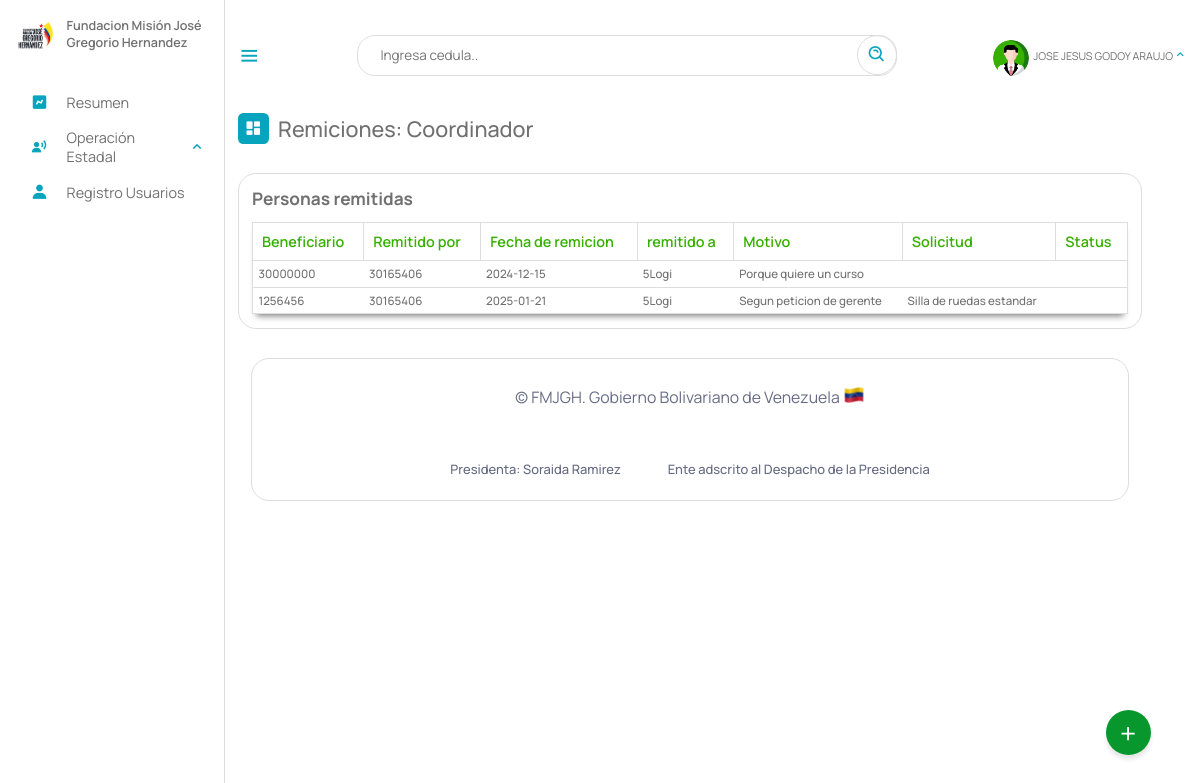
/Escritorio/01-remitidos_oac.php (signed in), run on an earlier commit of the app's database.
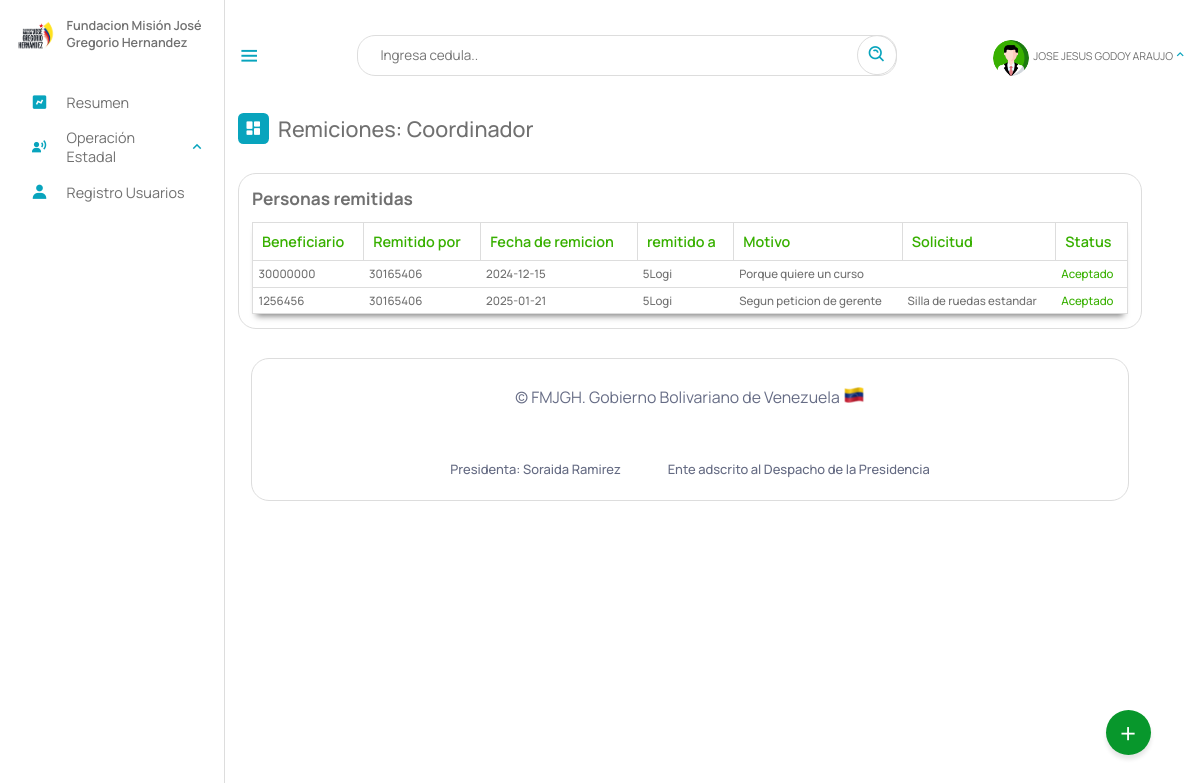
And on a later commit of the database.
### tables this page shows
CREATE TABLE `remitidos` (
  `id` int(11) NOT NULL AUTO_INCREMENT,
  `cedula` int(12) NOT NULL,
  `departamento` varchar(5) NOT NULL,
  `coordinacion` varchar(12) DEFAULT NULL,
  `por` text NOT NULL,
  `gerencia_remitente` varchar(5) NOT NULL,
  `fecha` date NOT NULL,
  `motivo` text NOT NULL,
  `statu` text DEFAULT NULL,
  `informe` varchar(2048) DEFAULT NULL,
  `solicitud` text DEFAULT NULL,
  PRIMARY KEY (`id`),
  KEY `cedula` (`cedula`),
  KEY `departamento` (`departamento`),
  KEY `gerencia_remitente` (`gerencia_remitente`),
  KEY `coordinacion` (`coordinacion`),
  CONSTRAINT `remitidos_ibfk_1` FOREIGN KEY (`departamento`) REFERENCES `gerencia` (`id`) ON DELETE CASCADE ON UPDATE CASCADE,
  CONSTRAINT `remitidos_ibfk_2` FOREIGN KEY (`gerencia_remitente`) REFERENCES `gerencia` (`id`) ON DELETE CASCADE
);

### php/6-remitir.php (called while the page is built, shortened)
<?php
include_once("ManejadorBD.php");
class remitido extends ManejadorBD{
		private $gerencia;
        private $cnn;
        public function __construct($tipoConexion){
            $this->cnn = parent::conectar($tipoConexion);
        }
		public function setgerencia($gerencia)
		{
		    $this->gerencia = $gerencia;
		}
		public function consultarTodosRemitidosOAC(){
			try{
				$stmt = $this->cnn->prepare("SELECT * FROM remitidos WHERE gerencia_remitente = :gerencia");
				$stmt->setFetchMode(PDO::FETCH_ASSOC);
				$stmt->bindParam(':gerencia', $this->gerencia);
				$stmt->execute();
				return $stmt->fetchAll();
	        }catch(PDOException $error) {
				echo "Error: ejecutando consulta SQL.".$error->getMessage();
				exit();
	        }
		}
}

### php/ManejadorBD.php (called while the page is built, shortened)
<?php
	class ManejadorBD extends PDO {
		public $srv	= SRV;
		public $usr	= USR;
		public $pas	= PAS;
		public $dbn	= BDN;
		public function conectar($tipoConexion){
			try{
				switch ($tipoConexion) {
				    case 1:
				        $dsn = "mysql:host=$this->srv;dbname=$this->dbn";
				        break;
				}
				$dbh = new PDO($dsn, $this->usr, $this->pas);
    			$dbh->setAttribute(PDO::ATTR_ERRMODE, PDO::ERRMODE_EXCEPTION);
			}catch(PDOException $error){
                echo "Error al Conectar con la Base de Datos: ".$error->getMessage();
                exit();
			}
            $this->conexionBD = $dbh;
			return $this->conexionBD;
		}
	}
?>

### Escritorio/01-remitidos_oac.php (the view, shortened to what the changed rows need)
<?php
include_once("partearriba.php");
?>
<div class="dash-contenido">
    <div class="tabla-atencion">
        <h2>Personas remitidas</h2>
        <table>
            <thead>
                <tr>
                    <th>Beneficiario</th>
                    <th>Remitido por</th>
                    <th>Fecha de remicion</th>
                    <th>remitido a</th>
                    <th>Motivo</th>
                    <th>Solicitud</th>
                    <th>Status</th>
                </tr>
            </thead>
            <tbody>
                <?php
                include_once("../php/6-remitir.php");
                $aten = new remitido(1);
                if ($rol == "Superusuario") {
                    $consulta = $aten->consultarTodosRemitidosSUPERADMIN();
                    $cantidadRegistros = count($consulta);
                    if ($consulta) {
                        foreach ($consulta as $registros) {
                        ?>
                            <tr>
                                <td><?php echo $registros["cedula"] ?></td>
                                <td><?php echo $registros["por"] . " <span style='color: blue;'><b>[" . $registros["gerencia_remitente"] . "]</b></span>" ?></td>
                                <td><?php echo $registros["fecha"] ?></td>
                                <td><?php echo $registros["departamento"] ?></td>
                                <td><?php echo $registros["motivo"] ?></td>
                                <td><?php echo $registros["solicitud"] ?></td>
                                <?php if ($registros["statu"] == "Aceptado") { ?>
                                    <td style="color: #38b000"><?php echo  $registros["statu"] ?></td>
                                <?php } elseif ($registros["statu"] == "Rechazado") { ?>
                                    <td style="color: #f16d64"><?php echo  $registros["statu"] ?></td>
                                <?php   }else{
                                    echo "<td></td>";
                                } ?>
                            </tr>
                        <?php
                        }
                    }
                } else {
                    $aten->setgerencia($gerencia);
                    $consulta = $aten->consultarTodosRemitidosOAC();
                    if ($consulta) {
                        foreach ($consulta as $registros) {
                        ?>
                            <tr>
                                <td><?php echo $registros["cedula"] ?></td>
                                <td><?php echo $registros["por"]  ?></td>
                                <td><?php echo $registros["fecha"] ?></td>
                                <td><?php echo $registros["departamento"] ?></td>
                                <td><?php echo $registros["motivo"] ?></td>
                                <td><?php echo $registros["solicitud"] ?></td>
                                <?php if ($registros["statu"] == "Aceptado") { ?>
                                    <td style="color: #38b000"><?php echo  $registros["statu"] ?></td>
                                <?php } elseif ($registros["statu"] == "Rechazado") { ?>
                                    <td style="color: #f16d64"><?php echo  $registros["statu"] ?></td>
                                <?php   }else{
                                    echo "<td></td>";
                                } ?>
                            </tr>
                        <?php
                        }
                    }
                }
                ?>
            </tbody>
        </table>
    </div>
</div>
<?php
include_once("parteabajo.php");
?>

What changed in the data, as far as the page shows it:
changed remitidos "Porque quiere un curso": statu (not shown) → "Aceptado"
changed remitidos "Segun peticion de gerente": statu (not shown) → "Aceptado"
